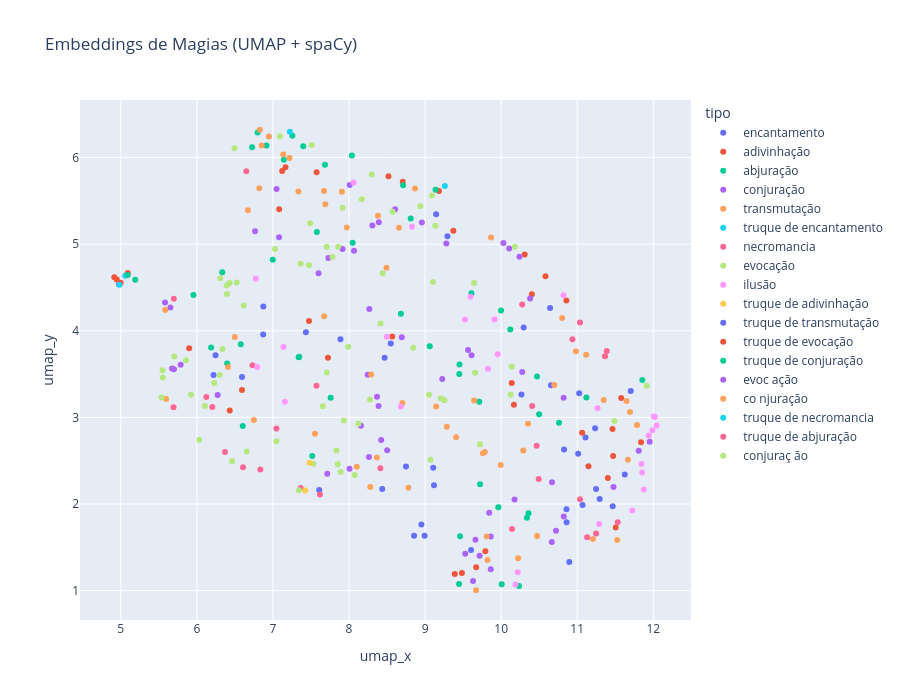

The cell this chart's notebook holds for it:
### Code cell
import plotly.express as px
import pandas as pd
import spacy
import numpy as np
import umap
import textwrap

# Embedding com spaCy
nlp = spacy.load("pt_core_news_md")
df["embedding"] = df["texto"].apply(lambda x: nlp(x).vector)
X = np.vstack(df["embedding"].values)

# UMAP
X_umap = umap.UMAP(random_state=42).fit_transform(X)

# Adiciona coordenadas ao DataFrame
df["umap_x"] = X_umap[:, 0]
df["umap_y"] = X_umap[:, 1]

# Formata o texto para hover com quebras de linha
df["texto_hover"] = df["texto"].apply(lambda t: "<br>".join(textwrap.wrap(t, width=80)))

# Gráfico interativo com Plotly
fig = px.scatter(
    df,
    x="umap_x",
    y="umap_y",
    color="tipo",  # ou "tipo"
    hover_name="nome",
    hover_data={
        "nivel": True,
        "tipo": True,
        "texto_hover": True,
        "texto": False,
        "umap_x": False,
        "umap_y": False
    },
    title="Embeddings de Magias (UMAP + spaCy)",
    labels={"nivel": "Nível da magia"},
    width=900,
    height=700
)

fig.show()
